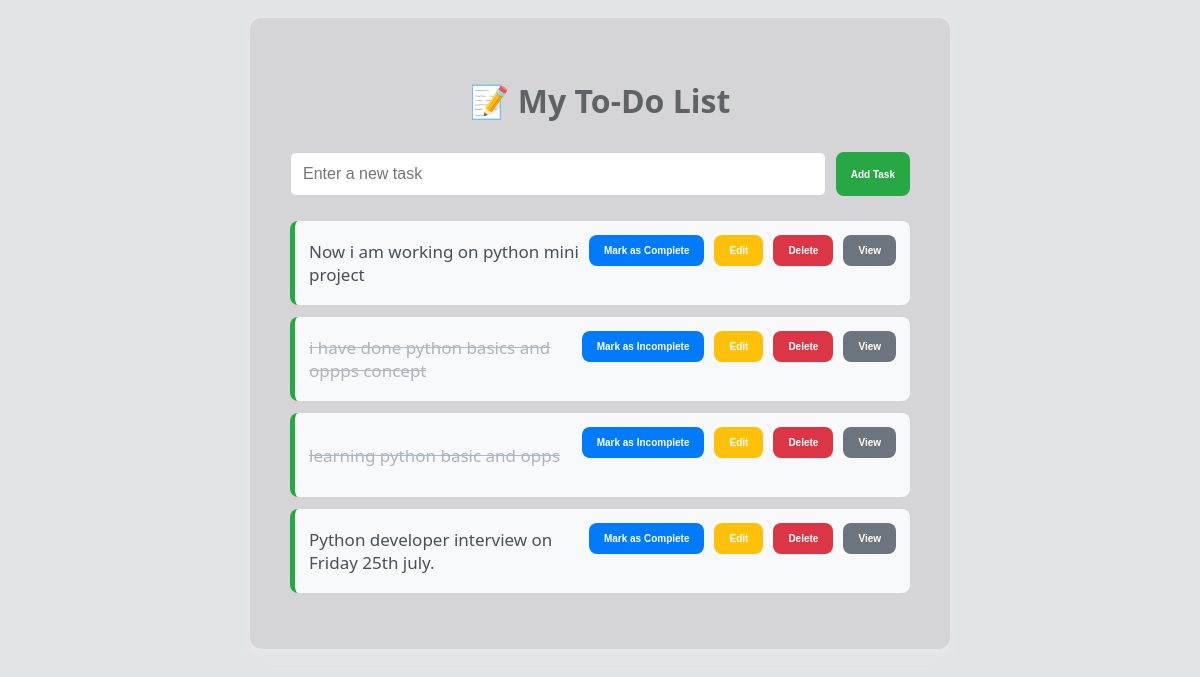
The page / on the database its author committed.
### todo/models.py (models this page shows, shortened)
class Task(models.Model):
    title = models.CharField(max_length=200)
    complete = models.BooleanField(default=False)
    created = models.DateTimeField(auto_now_add=True)

### todo/views.py (the view)
# urls.py: path('', views.index, name='index'),
def index(request):
    tasks = Task.objects.all().order_by('-created')
    if request.method == 'POST':
        title = request.POST.get('title')
        if title:
            Task.objects.create(title=title)
        return redirect('/')
    return render(request, 'todo/index.html', {'tasks': tasks})

### templates/todo/index.html (shortened to what this page needs)
<!DOCTYPE html>
<html lang="en">
<head>
</head>
<body>
<div class="container">
    <h1>📝 My To-Do List</h1>
    <form method="POST">
        <input type="text" name="title" placeholder="Enter a new task" required>
        <button type="submit" class="add-btn">Add Task</button>
    </form>
    <ul>
        {% for task in tasks %}
        <li>
            <div class="task-title">{% if task.complete %}<s>{{ task.title }}</s>{% else %}{{ task.title }}{% endif %}</div>
            <div class="actions">
                <form action="{% url 'update' task.id %}" method="POST">
                    <button class="update-btn">Mark as {% if task.complete %}Incomplete{% else %}Complete{% endif %}</button>
                </form>
                <form action="{% url 'edit' task.id %}" method="GET">
                    <button class="edit-btn">Edit</button>
                </form>
                <form action="{% url 'delete' task.id %}" method="POST">
                    <button class="delete-btn">Delete</button>
                </form>
                <form action="{% url 'view' task.id %}" method="GET">
                    <button class="view-btn">View</button>
                </form>
            </div>
        </li>
        {% empty %}
        <li>No tasks yet. Add some!</li>
        {% endfor %}
    </ul>
</div>
</body>
</html>

### templates/todo/index.html (style rules this page uses)
* { box-sizing: border-box; }
body { font-family: 'Segoe UI', Tahoma, Geneva, Verdana, sans-serif; background-color: #e2e5e6ff; padding: 10px; }
.container { background: rgba(213, 213, 216, 1); padding: 40px; max-width: 700px; margin: auto; border-radius: 12px; box-shadow: 0 6px 15px rgba(240, 239, 239, 0.413); }
h1 { text-align: center; color: #606366ff; margin-bottom: 30px; }
form { display: flex; gap: 10px; margin-bottom: 25px; }
input[type="text"] { flex: 1; padding: 12px; border: 1px solid #ced4da; border-radius: 6px; font-size: 16px; }
button { padding: 10px 15px; border: none; border-radius: 8px; font-weight: bold; font-size: 10px; cursor: pointer; transition: 0.3s; }
.add-btn { background-color: #28a745; color: white; }
.update-btn { background-color: #007bff; color: white; }
.edit-btn { background-color: #ffc107; color: white; }
.delete-btn { background-color: #dc3545; color: white; }
.view-btn { background-color: #6c757d; color: white; }
ul { list-style: none; padding: 0; }
li { display: flex; justify-content: space-between; align-items: center; margin-bottom: 12px; background: #f8f9fa; padding: 14px; border-radius: 8px; border-left: 5px solid #28a745; }
.task-title { flex: 1; font-size: 17px; color: #495057; }
.task-title s { color: #adb5bd; }
.actions { display: flex; gap: 10px; }

### rows shown on the page
Task: title "Now i am working on python mini project", complete "Complete"
Task: title "i have done python basics and oppps concept", complete "Incomplete"
Task: title "learning python basic and opps", complete "Incomplete"
Task: title "Python developer interview on Friday 25th july.", complete "Complete"
